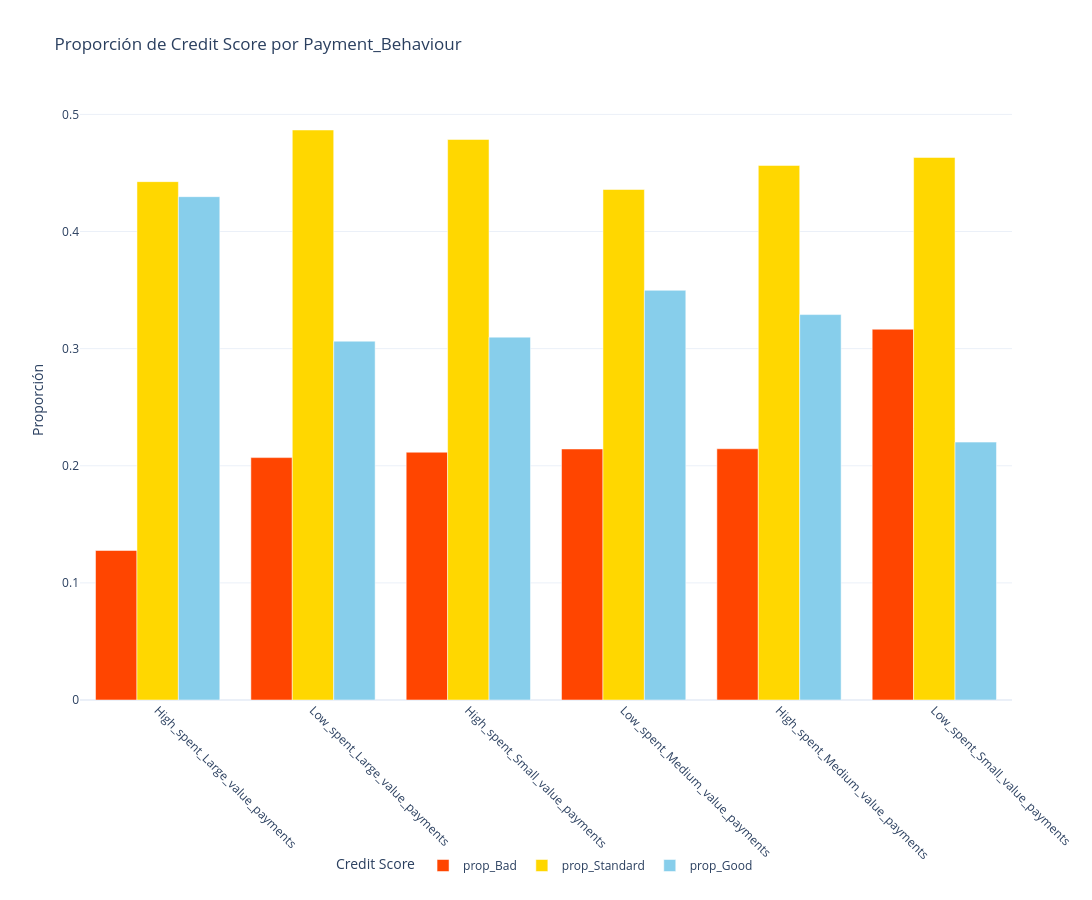
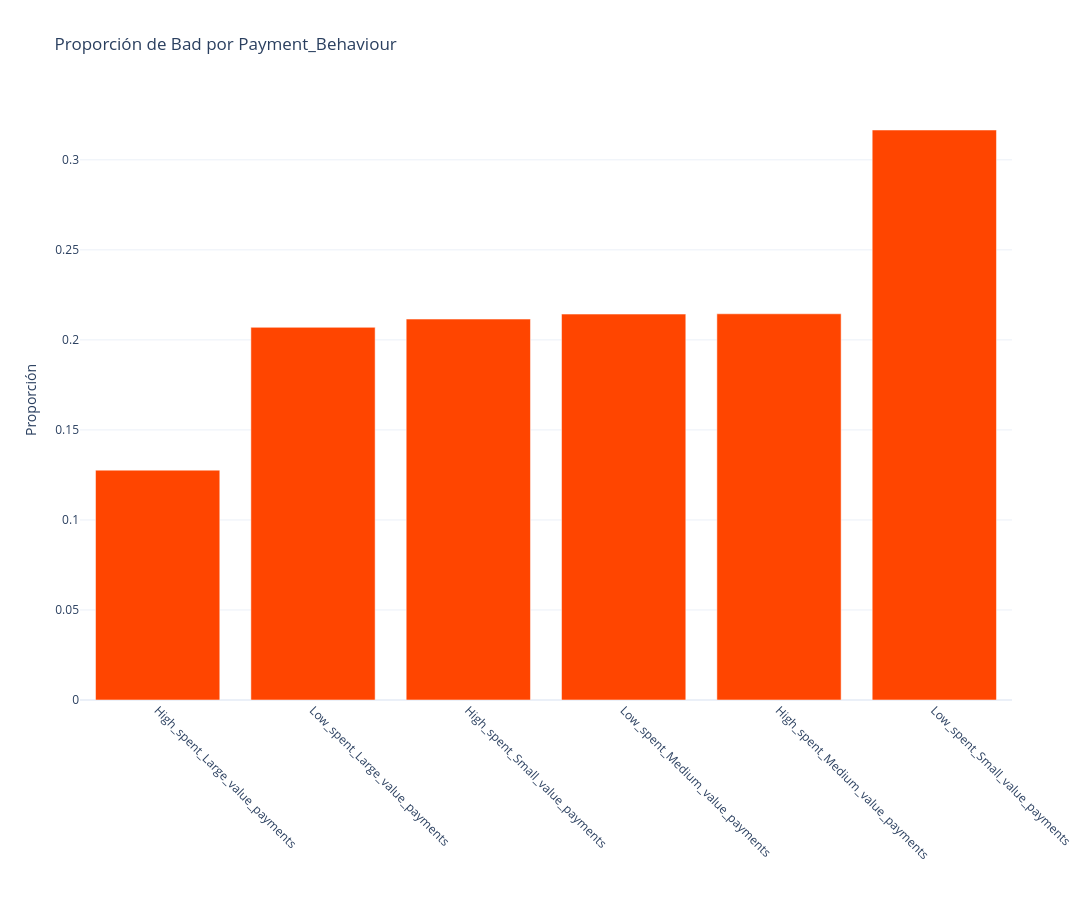
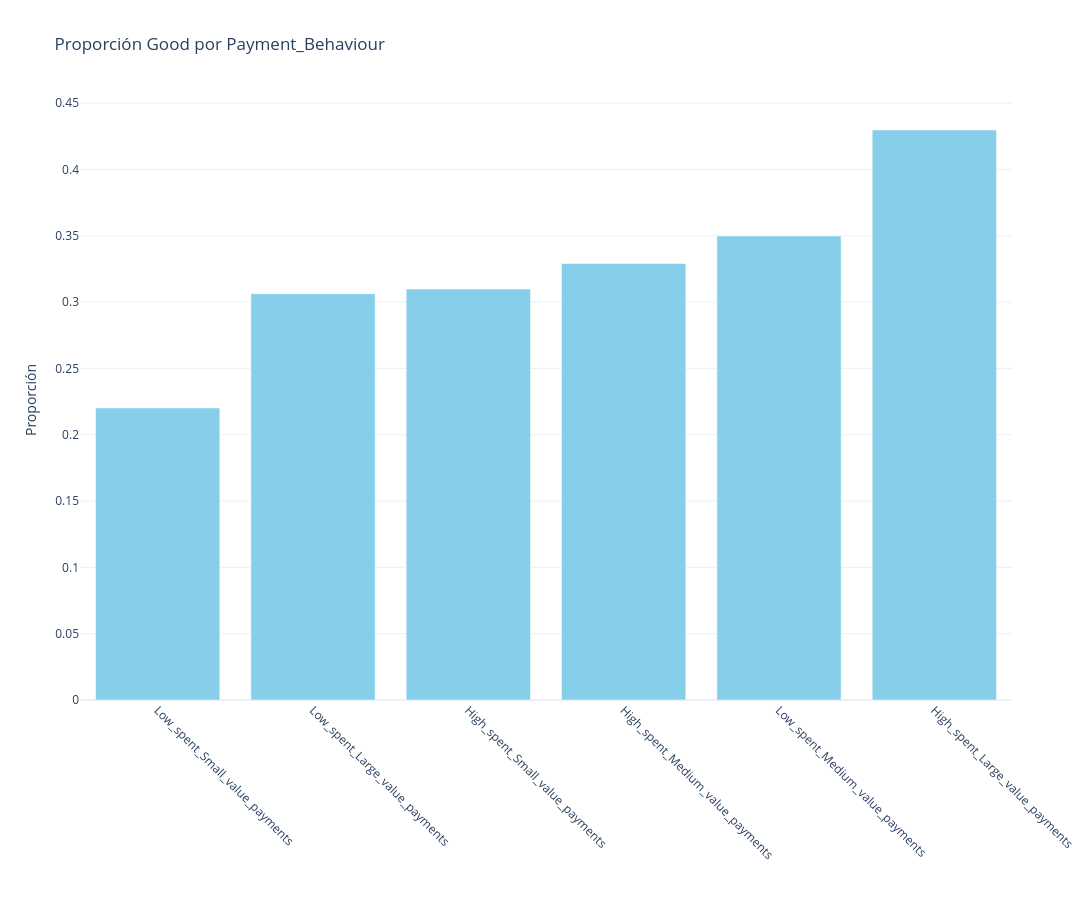
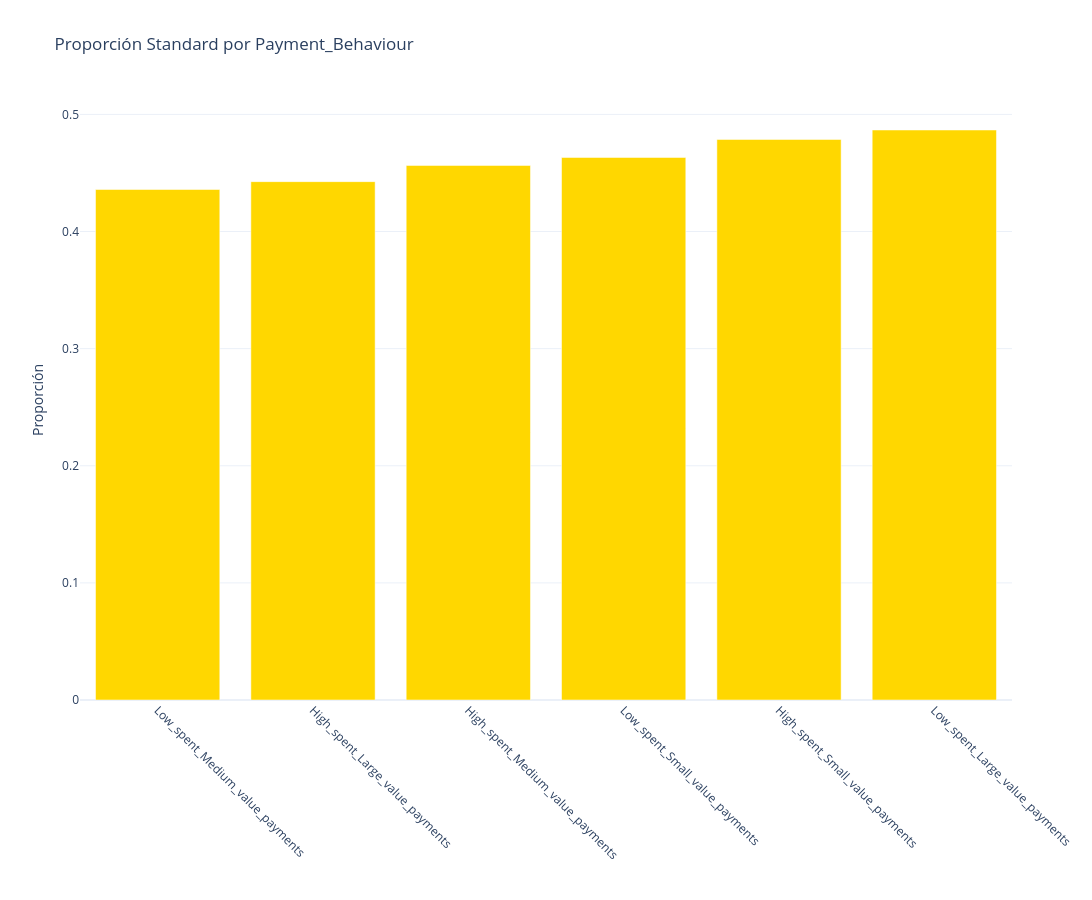

Notebook source saved alongside these figures, in order:
### Code cell
custom_colors = {
    "prop_Bad": "orangered",
    "prop_Standard": "gold",
    "prop_Good": "skyblue"
}

fig = plot_categorical_proportions(
    df=proportions_df.reset_index(),  
    x_column="index",                 
    y_columns=["prop_Bad", "prop_Standard", "prop_Good"],  
    stacked=False,                      
    title=f"Proporción de Credit Score por {col}",
    x_title="",
    y_title="Proporción",
    legend_title="Credit Score",
    colors=custom_colors,              
    width=1100,
    height=900,
    sort_order='asc',          
    sort_by="prop_Bad"          
)

fig.show()


fig = plot_categorical_proportions(
    df=proportions_df.reset_index(),  
    x_column="index",                 
    y_columns=["prop_Bad"],  
    stacked=False,                      
    title=f"Proporción de Bad por {col}",
    x_title="",
    y_title="Proporción",
    legend_title="Credit Score",
    colors=custom_colors,              
    width=1100,
    height=900,
    sort_order='asc',          
    sort_by="prop_Bad"          
)

fig.show()

fig = plot_categorical_proportions(
    df=proportions_df.reset_index(),  
    x_column="index",                 
    y_columns=["prop_Good"],  
    stacked=False,                      
    title=f"Proporción Good por {col}",
    x_title="",
    y_title="Proporción",
    legend_title="Credit Score",
    colors=custom_colors,              
    width=1100,
    height=900,
    sort_order='asc',          
    sort_by="prop_Good"          
)

fig.show()

fig = plot_categorical_proportions(
    df=proportions_df.reset_index(),  
    x_column="index",                 
    y_columns=["prop_Standard"],  
    stacked=False,                      
    title=f"Proporción Standard por {col}",
    x_title="",
    y_title="Proporción",
    legend_title="Credit Score",
    colors=custom_colors,              
    width=1100,
    height=900,
    sort_order='asc',          
    sort_by="prop_Standard"          
)

fig.show()

# A simple vista sí parece que el comportamiento de pago sí está relacionado con el impago:
#     * La muestra de deudores que no pagan el monto mínimo o son Good (75%) o Standard (25%) y no hay malos deudores.
#     * Por su parte, la muestra de deudores que sí pagan el monto mínimo o son Bad (40%) o Standard (60%) pero no hay malos.
# De modo que no hay deudores buenos que paguen el monto mínimo. Ni malos que no lo paguen. Los Standard, en cambio, están en las dos clases
# pero principalmente en los que pagan el monto mínimo.

### Figure 1 — Plotly figure (JSON) as saved in the notebook; plotly's stock layout.template omitted (floating-point values rounded to 4 significant figures)
{"data": [{"marker": {"color": "orangered"}, "name": "prop_Bad", "type": "bar", "x": ["High_spent_Large_value_payments", "Low_spent_Large_value_payments", "High_spent_Small_value_payments", "Low_spent_Medium_value_payments", "High_spent_Medium_value_payments", "Low_spent_Small_value_payments"], "y": [0.1277, 0.207, 0.2116, 0.2143, 0.2145, 0.3166]}, {"marker": {"color": "gold"}, "name": "prop_Standard", "type": "bar", "x": ["High_spent_Large_value_payments", "Low_spent_Large_value_payments", "High_spent_Small_value_payments", "Low_spent_Medium_value_payments", "High_spent_Medium_value_payments", "Low_spent_Small_value_payments"], "y": [0.4426, 0.4867, 0.4786, 0.4359, 0.4564, 0.4632]}, {"marker": {"color": "skyblue"}, "name": "prop_Good", "type": "bar", "x": ["High_spent_Large_value_payments", "Low_spent_Large_value_payments", "High_spent_Small_value_payments", "Low_spent_Medium_value_payments", "High_spent_Medium_value_payments", "Low_spent_Small_value_payments"], "y": [0.4298, 0.3064, 0.3098, 0.3498, 0.3291, 0.2202]}], "layout": {"barmode": "group", "height": 900, "legend": {"orientation": "h", "title": {"text": "Credit Score"}, "x": 0.5, "xanchor": "center", "y": -0.3, "yanchor": "bottom"}, "title": {"text": "Proporción de Credit Score por Payment_Behaviour"}, "width": 1100, "xaxis": {"tickangle": 45, "title": {"text": ""}}, "yaxis": {"title": {"text": "Proporción"}}}}

### Figure 2 — Plotly figure (JSON) as saved in the notebook; plotly's stock layout.template omitted (floating-point values rounded to 4 significant figures)
{"data": [{"marker": {"color": "orangered"}, "name": "prop_Bad", "type": "bar", "x": ["High_spent_Large_value_payments", "Low_spent_Large_value_payments", "High_spent_Small_value_payments", "Low_spent_Medium_value_payments", "High_spent_Medium_value_payments", "Low_spent_Small_value_payments"], "y": [0.1277, 0.207, 0.2116, 0.2143, 0.2145, 0.3166]}], "layout": {"barmode": "group", "height": 900, "legend": {"orientation": "h", "title": {"text": "Credit Score"}, "x": 0.5, "xanchor": "center", "y": -0.3, "yanchor": "bottom"}, "title": {"text": "Proporción de Bad por Payment_Behaviour"}, "width": 1100, "xaxis": {"tickangle": 45, "title": {"text": ""}}, "yaxis": {"title": {"text": "Proporción"}}}}

### Figure 3 — Plotly figure (JSON) as saved in the notebook; plotly's stock layout.template omitted (floating-point values rounded to 4 significant figures)
{"data": [{"marker": {"color": "skyblue"}, "name": "prop_Good", "type": "bar", "x": ["Low_spent_Small_value_payments", "Low_spent_Large_value_payments", "High_spent_Small_value_payments", "High_spent_Medium_value_payments", "Low_spent_Medium_value_payments", "High_spent_Large_value_payments"], "y": [0.2202, 0.3064, 0.3098, 0.3291, 0.3498, 0.4298]}], "layout": {"barmode": "group", "height": 900, "legend": {"orientation": "h", "title": {"text": "Credit Score"}, "x": 0.5, "xanchor": "center", "y": -0.3, "yanchor": "bottom"}, "title": {"text": "Proporción Good por Payment_Behaviour"}, "width": 1100, "xaxis": {"tickangle": 45, "title": {"text": ""}}, "yaxis": {"title": {"text": "Proporción"}}}}

### Figure 4 — Plotly figure (JSON) as saved in the notebook; plotly's stock layout.template omitted (floating-point values rounded to 4 significant figures)
{"data": [{"marker": {"color": "gold"}, "name": "prop_Standard", "type": "bar", "x": ["Low_spent_Medium_value_payments", "High_spent_Large_value_payments", "High_spent_Medium_value_payments", "Low_spent_Small_value_payments", "High_spent_Small_value_payments", "Low_spent_Large_value_payments"], "y": [0.4359, 0.4426, 0.4564, 0.4632, 0.4786, 0.4867]}], "layout": {"barmode": "group", "height": 900, "legend": {"orientation": "h", "title": {"text": "Credit Score"}, "x": 0.5, "xanchor": "center", "y": -0.3, "yanchor": "bottom"}, "title": {"text": "Proporción Standard por Payment_Behaviour"}, "width": 1100, "xaxis": {"tickangle": 45, "title": {"text": ""}}, "yaxis": {"title": {"text": "Proporción"}}}}
